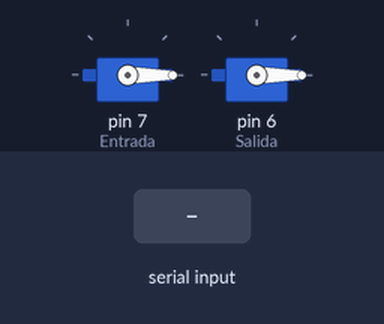
Bench run of a sketch on a simulated Arduino Uno, built with avr-gcc and run on an emulated ATmega328P. On the bench: 2 × servo. Inputs (shaded band) come from the test bench.

Above: at 1.2 s.
1.3 s: "1\n" received over Serial
At 2.0 s:
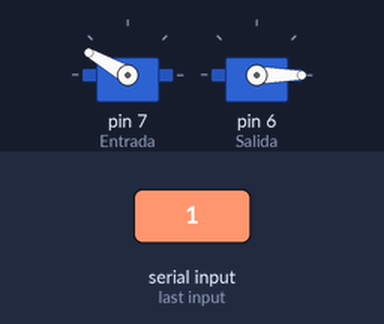
3.2 s: "2\n" received over Serial
At 3.58 s:
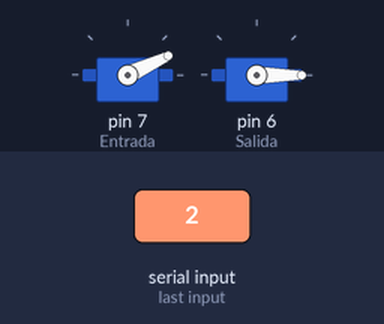
5.1 s: "3\n" received over Serial
At 6.1 s:
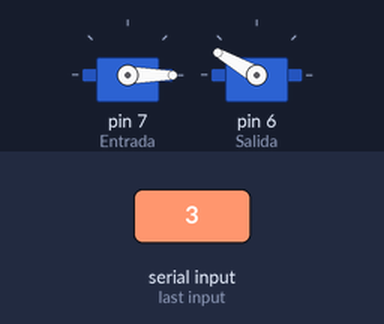
7.0 s: "4\n" received over Serial
At 7.38 s:
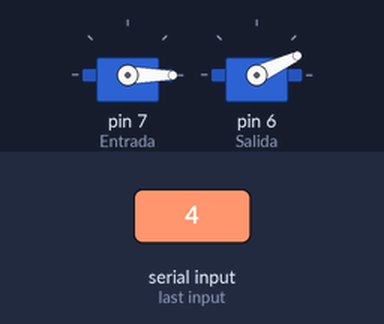
Timing chart, 0 to 9.9 s (numbered marks = the images above; inputs shaded):
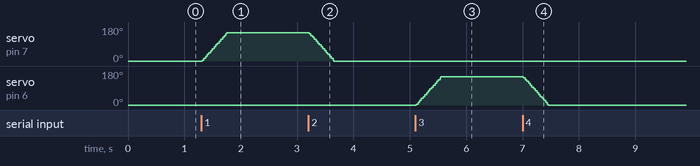

Measured:
- after the input at 1.3 s, servo on pin 7 (Entrada): moves from 0° to 150° over 0.44 s, starting at once
- after the input at 3.2 s, servo on pin 7 (Entrada): moves from 150° to 0° over 0.44 s, starting at once
- after the input at 5.1 s, servo on pin 6 (Salida): moves from 0° to 150° over 0.44 s, starting at once
- after the input at 7.0 s, servo on pin 6 (Salida): moves from 150° to 0° over 0.44 s, starting at once

The sketch:

comtrial.ino
```cpp
#include <Servo.h>
int action;
int time;
int light = 8;
String received;
Servo Entrada;
Servo Salida;
int posE = 0;
int posS = 0;
boolean newData = false;
void setup() {
  Entrada.attach(7);
  Salida.attach(6);
  Serial.begin(115200);
  Serial.setTimeout(1);
  Entrada.write(posE);
  Salida.write(posS);
}

void loop() {

  if (Serial.available())
  {
    received = Serial.readString();
    action = received.toInt();
    moveServos();
  }
}


void moveServos(){

  switch (action){
    case 1:
      for (posE = 0; posE <= 150; posE += 5) { // goes from 0 degrees to 180 degrees
        Entrada.write(posE);             // tell servo to go to position in variable 'pos'
        delay(15);                       // waits 15 ms for the servo to reach the position
      }
      break;
    case 2:
      for (posE = 150; posE >= 0; posE -= 5) { // goes from 180 degrees to 0 degrees
        Entrada.write(posE);              // tell servo to go to position in variable 'pos'
        delay(15);
      }
      break;
    case 3:
      for (posS = 0; posS <= 150; posS += 5) { // goes from 0 degrees to 180 degrees
        Salida.write(posS);             // tell servo to go to position in variable 'pos'
        delay(15);                       // waits 15 ms for the servo to reach the position
      }
      break;
    case 4:
      for (posS = 150; posS >= 0; posS -= 5) { // goes from 180 degrees to 0 degrees
        Salida.write(posS);              // tell servo to go to position in variable 'pos'
        delay(15);                       // waits 15 ms for the servo to reach the position
      }
      break;
    case 5:
      digitalWrite(light,HIGH);
      break;
    case 6:
      digitalWrite(light,LOW);
      break;
    default:
      break;
  }

}
```
